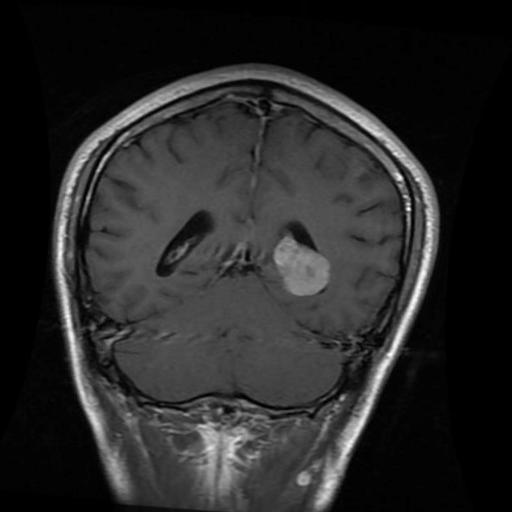
#> input picture ass01 IMG-ML/dataset/yes/Te-aug-me_11.jpg, 512 x 512 px
$ python train_logistic.py
#> lines starting #> are read from the running program, lines starting #| are printed output that depends on the picture
import os
import cv2
import numpy as np
import pickle

from sklearn.model_selection import train_test_split
from sklearn.linear_model import LogisticRegression
from sklearn.metrics import accuracy_score

data = []
labels = []

dataset_path = "dataset"   # ⚠️ agar folder ka naam brain_dataset hai to change karna

categories = ["yes", "no"]

for category in categories:
    folder_path = os.path.join(dataset_path, category)
    label = 1 if category == "yes" else 0

    for img_name in os.listdir(folder_path):
        img_path = os.path.join(folder_path, img_name)

        try:
            img = cv2.imread(img_path, cv2.IMREAD_GRAYSCALE)
#> img is the input picture: shape (512, 512); min 0, max 255, mean 40.4
            img = cv2.resize(img, (64, 64))
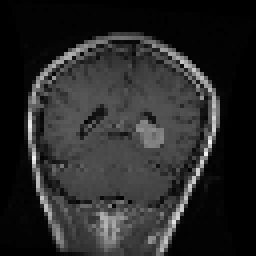
#> img: shape (64, 64) (shown 4 times larger); min 0, max 241, mean 40.4
            img = img.flatten()
#> img = 4096 values, max 241 at index 2483, min 0 at index 0, mean 40.38

            data.append(img)
            labels.append(label)
        except:
            pass
#> pass 2 of the loop `for category in categories:`:
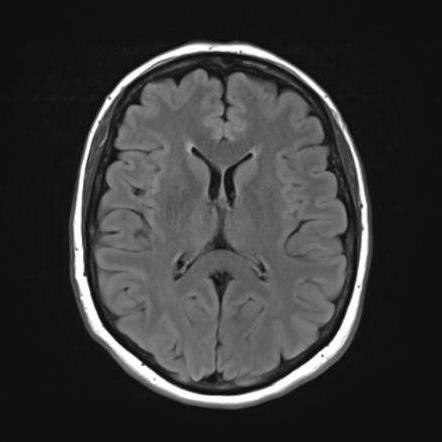
#> input picture ass01 IMG-ML/dataset/no/Te-no_100.jpg, 442 x 442 px
#> img is the input picture: shape (442, 442); min 0, max 255, mean 56
#> `img = cv2.resize(img, (64, 64))`:
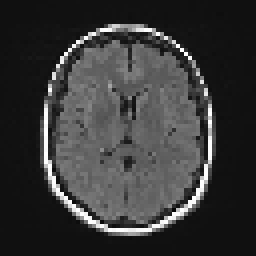
#> img: shape (64, 64) (shown 4 times larger); min 6, max 255, mean 55.9
#> `img = img.flatten()`: img = 4096 values, max 255 at index 1844, min 6 at index 3371, mean 55.9

X = np.array(data)
y = np.array(labels)

# Normalize
X = X / 255.0

# Split
#> (the run stopped early here; a loop or call above may not have finished)
